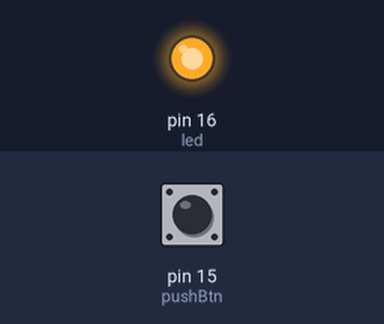
Recording of a sketch running on a simulated Arduino Uno, built with avr-gcc and run on an emulated ATmega328P. Parts: output pins drawn as LEDs (lit = HIGH). Inputs (shaded band) come from the test bench; at power-on: pin 15 (pushBtn) HIGH. What the sketch prints to the serial monitor is not drawn.

Above: at 1.2 s.
1.3 s: pin 15 (pushBtn) pulled LOW for 0.15 s
At 1.37 s:
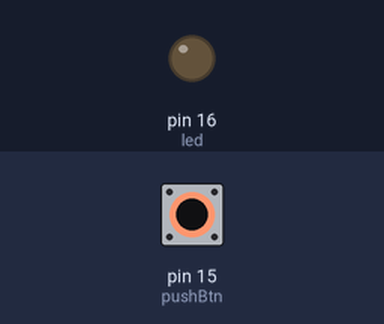
2.9 s: pin 15 (pushBtn) pulled LOW for 3.2 s
At 7.4 s:
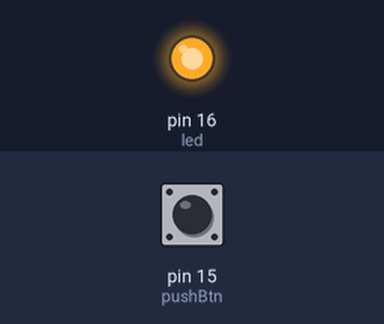
Timing chart, 0 to 8.9 s (numbered marks = the images above; inputs shaded):
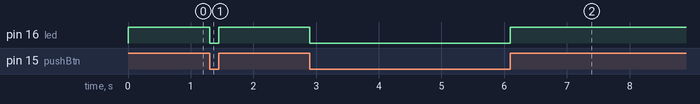

The sketch:

PushBTN.ino
```cpp
int led = 16;
int pushBtn = 15;
bool pushBtnState = 0;
void setup() {
  // put your setup code here, to run once:
  pinMode(pushBtn,INPUT);
  pinMode(led,OUTPUT);
  Serial.begin(115200);

}

void loop() {
  // put your main code here, to run repeatedly:
 pushBtnState = digitalRead(pushBtn);
 Serial.println(pushBtnState);
 if(pushBtnState == 0){
  digitalWrite(led,LOW);
 }else{
  digitalWrite(led,HIGH);
 }

}
```

Measured:
- after the input at 1.3 s, pin 16 (led): HIGH → LOW at once, → HIGH 0.15 s later
- after the input at 2.9 s, pin 16 (led): HIGH → LOW at once, → HIGH 3.2 s later
